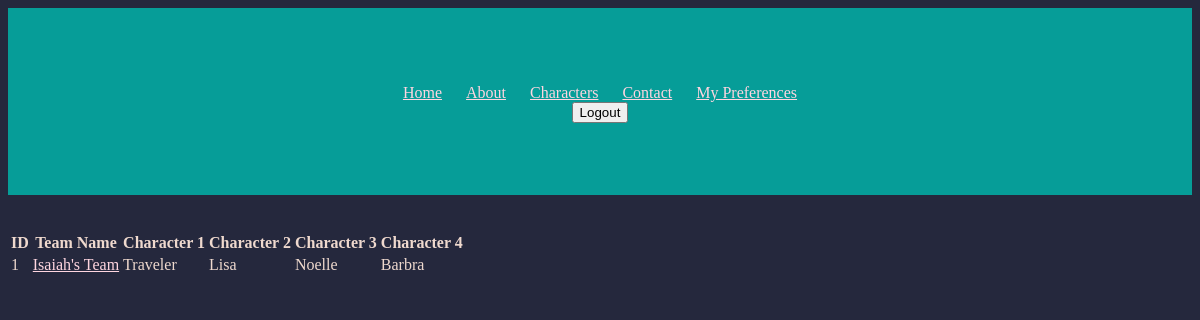
Screenshot of /Teams/TeamList.php (signed in) with the database file from the repository.
### tables this page shows
CREATE TABLE IF NOT EXISTS Teams(
	TeamID int not null auto_increment primary key,
    TeamName varchar(50) not null,
    Info varchar(225),
    CharacterId1 int not null,
    CharacterId2 int not null,
    CharacterId3 int not null,
    CharacterId4 int not null,
    isActive tinyint default 1
);

CREATE TABLE IF NOT EXISTS Characters(
	CharacterID int not null auto_increment primary key,
    CharacterName varchar(45) not null,
    CharacterLevel int DEFAULT 1,
    Element varchar(10) not null,
    ConstellationLevel int DEFAULT 1,
    StarRating int,
    WeaponType varchar(25),
    ArtifactId int,
    ImageId int,
	isActive tinyint default 1,
    Obtained bool DEFAULT false
);

### dbConnector.php (called while the page is built, shortened)
<?php
function GetTeams($dbConn)
{
    $query = "SELECT team.TeamID, team.TeamName, team.Info, cha1.CharacterName, cha2.CharacterName, cha3.CharacterName, cha4.CharacterName
            FROM Teams team LEFT JOIN Characters cha1 ON team.CharacterId1 = cha1.CharacterID
            LEFT JOIN Characters cha2 ON team.CharacterId2 = cha2.CharacterID
            LEFT JOIN Characters cha3 ON team.CharacterId3 = cha3.CharacterID
            LEFT JOIN Characters cha4 ON team.CharacterId4 = cha4.CharacterID WHERE team.isActive = 1";
    return @mysqli_query($dbConn, $query);
}
?>

### Teams/TeamList.php (the view, shortened to what this page needs)
<?php
include_once "../MyHeader.php";
$teams = GetTeams($myDbConn);
?>
<table>
    <tr>
        <th>ID</th>
        <th>Team Name</th>
        <th>Character 1</th>
        <th>Character 2</th>
        <th>Character 3</th>
        <th>Character 4</th>
    </tr>
    <?php
    while ($data = mysqli_fetch_row($teams)) {
        echo "<tr>
                <td>
                    " . $data[0] . "
                </td>
                <td>
                    <a href=\"Team.php?TeamID=" . $data[0] . "\" >
                        " . $data[1] . "
                    </a>
                </td>
                <td>"
                    . $data[3] .
                "</td>
                <td>"
                    . $data[4] .
                "</td>
                <td>"
                    . $data[5] .
                "</td>
                <td>"
                    . $data[6] .
                "</td>
            </tr>";
    }
    ?>
</table>

### myStyle1.css (style rules this page uses)
a:link { color: #FFD6E0; }

### rows the page displays
teams: TeamID "1", TeamName "Isaiah's Team", characters.CharacterName "Traveler", characters.CharacterName "Lisa", characters.CharacterName "Noelle", characters.CharacterName "Barbra"
